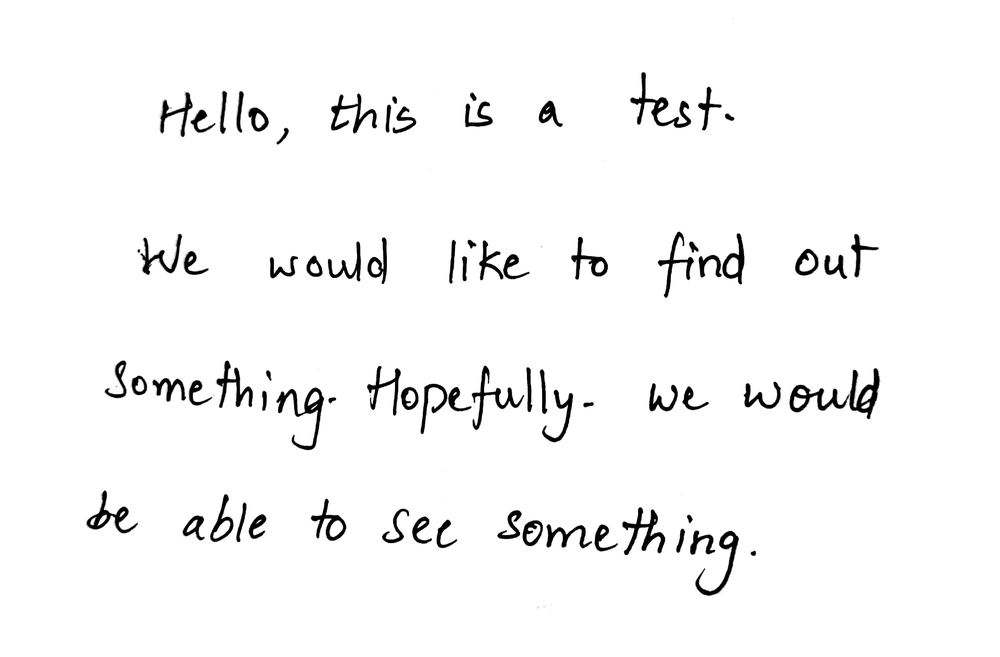
#> input picture automated_correction_module/anaghrao-99_sci101_Science.png, 1000 x 657 px, shrunk from 2448 x 1608 before the run; its folder holds only this picture in this run
$ python word_seg_try.py anaghrao-99_sci101_Science.png
#> lines starting #> are read from the running program, lines starting #| are printed output that depends on the picture; after the words box and inside, x2 and y2 are one past the last pixel; in counts of white or black regions, pixels touching at a corner belong together
#grayscale
import numpy as np
import cv2

import imutils
from imutils import contours

import sys
import subprocess
import os
from pathlib import Path

filename_input = sys.argv[1]

def erode_image(filename):

    img = cv2.imread(filename, cv2.IMREAD_GRAYSCALE)

    # increase contrast
    pxmin = np.min(img)
    pxmax = np.max(img)
    imgContrast = (img - pxmin) / (pxmax - pxmin) * 255

    # increase line width
    kernel = np.ones((4, 4), np.uint8)
    imgMorph = cv2.erode(imgContrast, kernel, iterations = 2)

    # write
    cv2.imwrite(filename, imgMorph)


def get_contour_precedence(contour, cols):
    origin = cv2.boundingRect(contour)
    return origin[1] * cols + origin[0]


image = cv2.imread(filename_input)
#> image is the input picture: shape (657, 1000, 3); min 0, max 255, mean 247.1

# image = cv2.imread(filename)


gray = cv2.cvtColor(image,cv2.COLOR_BGR2GRAY)
# cv2.imshow('gray',gray)
# cv2.waitKey(0)

#binary
ret,thresh = cv2.threshold(gray,127,255,cv2.THRESH_BINARY_INV)
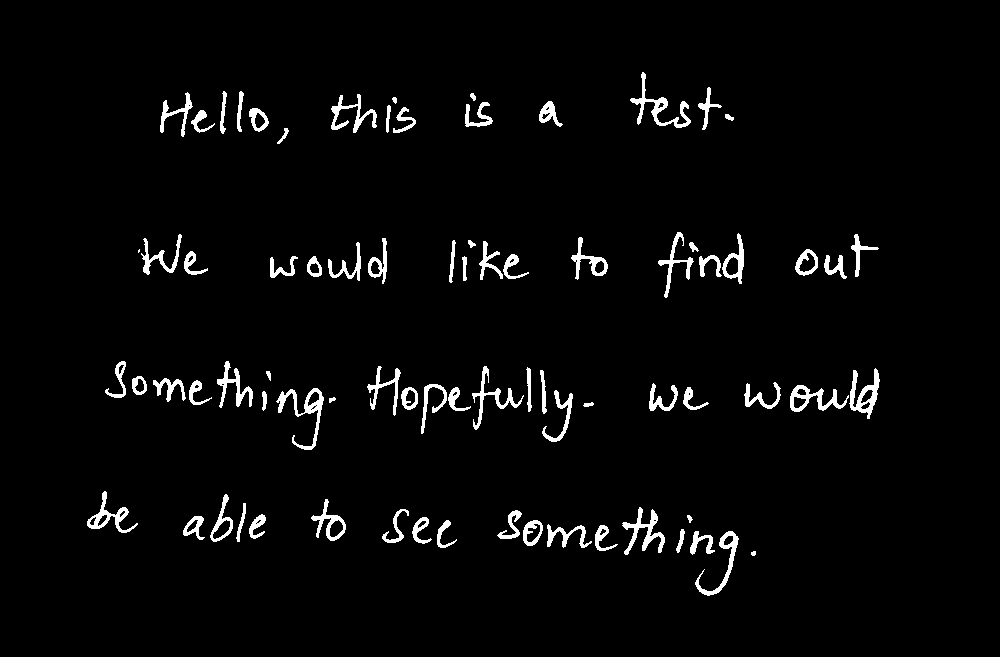
#> thresh: shape (657, 1000); 3.1% white; 78 white regions (1 under 20 px), largest, box (x1, y1, x2, y2) and area: (276, 388, 324, 450) 728, (630, 72, 691, 128) 710, (622, 507, 665, 555) 649


#dilation
kernel = np.ones((5, 100), np.uint8)


img_dilation = cv2.dilate(thresh, kernel, iterations=5)
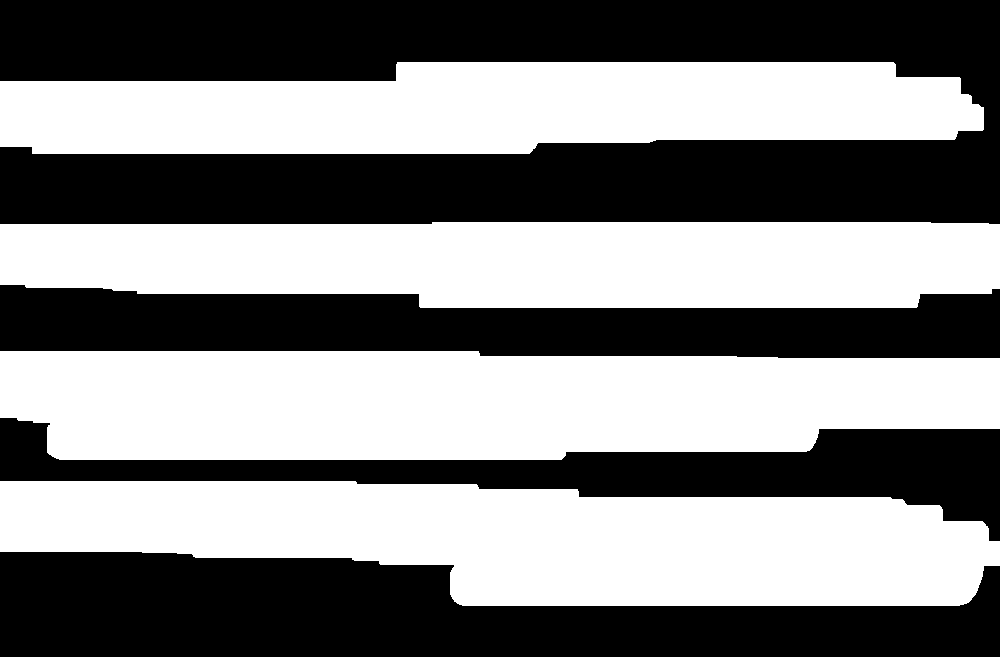
#> img_dilation: shape (657, 1000); 51.8% white; 4 black regions


#find contours im2
ctrs, hier = cv2.findContours(img_dilation.copy(), cv2.RETR_LIST, cv2.CHAIN_APPROX_SIMPLE)
#> ctrs = 4 contours; box (x1, y1, x2, y2) and area: (0, 351, 1000, 460) 95190, (0, 481, 1000, 606) 90972, (0, 222, 1000, 308) 76122, (0, 62, 984, 154) 73683


#sort contours
# sorted_ctrs = sorted(ctrs, key=lambda ctr:get_contour_precedence(ctr, img_dilation.shape[1]))
for ctr in ctrs :
	x, y, w, h = cv2.boundingRect(ctr)
#> this loop made 4 passes
#> (y, w, h) on passes 1 to 4: (481, 1000, 125), (351, 1000, 109), (222, 1000, 86), (62, 984, 92)


sorted_ctrs = sorted(ctrs, key=lambda ctr: get_contour_precedence(ctr, img_dilation.shape[1]))
#> sorted_ctrs has the same summary as ctrs

# sorted_ctrs = sorted(ctrs, key=lambda ctr: cv2.boundingRect(ctr)[0] + cv2.boundingRect(ctr)[1] * image.shape[1] )
path = os.path.abspath(os.getcwd()) + '/out_test/'
if(os.path.exists(path)):

    for f in Path(path).glob('*.png'):
        f.unlink()


for i, ctr in enumerate(sorted_ctrs):
    # Get bounding box

    x, y, w, h = cv2.boundingRect(ctr)

    # Getting ROI
    roi = image[y:y+h, x:x+w]

    # show ROI
    #print('segment no:' + str(i))
    # cv2.imshow('segment no:'+str(i),roi)
    string = 'out_test/'

    string+= str(i)
    string += '.png'
    # initial_directory = os.path.abspath(os.getcwd())

    cv2.imwrite(string, roi)
    # erode_image(string)
    # cv2.imshow(roi)
    cv2.rectangle( image,(x,y),( x + w, y + h ),(90,0,255),2)
#> this loop made 4 passes
#> (y, w, h, string) on passes 1 to 4: (62, 984, 92, 'out_test/0.png'), (222, 1000, 86, 'out_test/1.png'), (351, 1000, 109, 'out_test/2.png'), (481, 1000, 125, 'out_test/3.png')
#> pass 1, `roi = image[y:y+h, x:x+w]`:
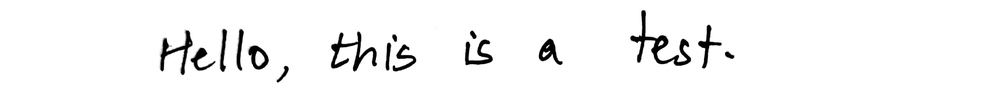
#> roi: shape (92, 984, 3); min 0, max 255, mean 244.8
#> pass 2, `roi = image[y:y+h, x:x+w]`:
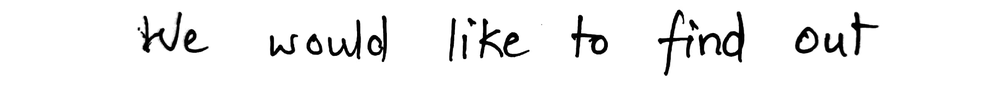
#> roi: shape (86, 1000, 3); min 0, max 255, mean 240.7
#> pass 3, `roi = image[y:y+h, x:x+w]`:
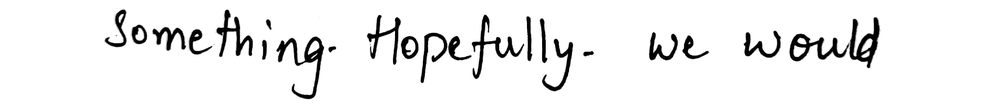
#> roi: shape (109, 1000, 3); min 0, max 255, mean 239.1
#> after the loop:
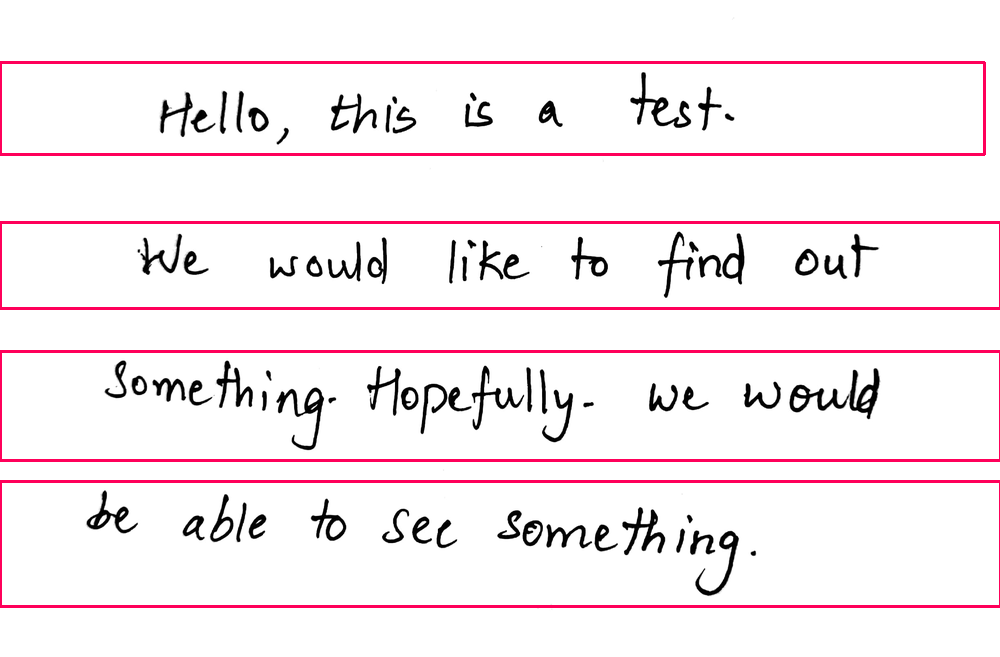
#> image: shape (657, 1000, 3); 3.85% of pixels changed, all inside (x1, y1, x2, y2) = (0, 61, 1000, 608)
    # cv2.waitKey(0)


# pipe = subprocess.check_call(["python", filename])

print("Splitting into lines is over")

$ run again, on automated_correction_module/mahimarao_sci101_Science.png
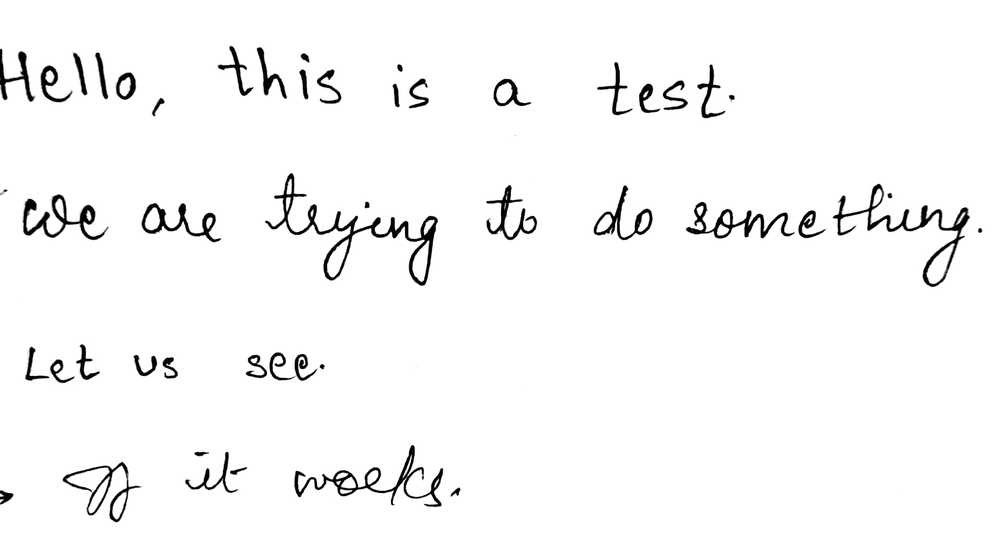
#> input picture automated_correction_module/mahimarao_sci101_Science.png, 1000 x 554 px, shrunk from 2080 x 1152 before the run
#> image is the input picture: shape (554, 1000, 3); min 0, max 255, mean 247.4
#> `ret,thresh = cv2.threshold(gray,127,255,cv2.THRESH_BINARY_INV)`:
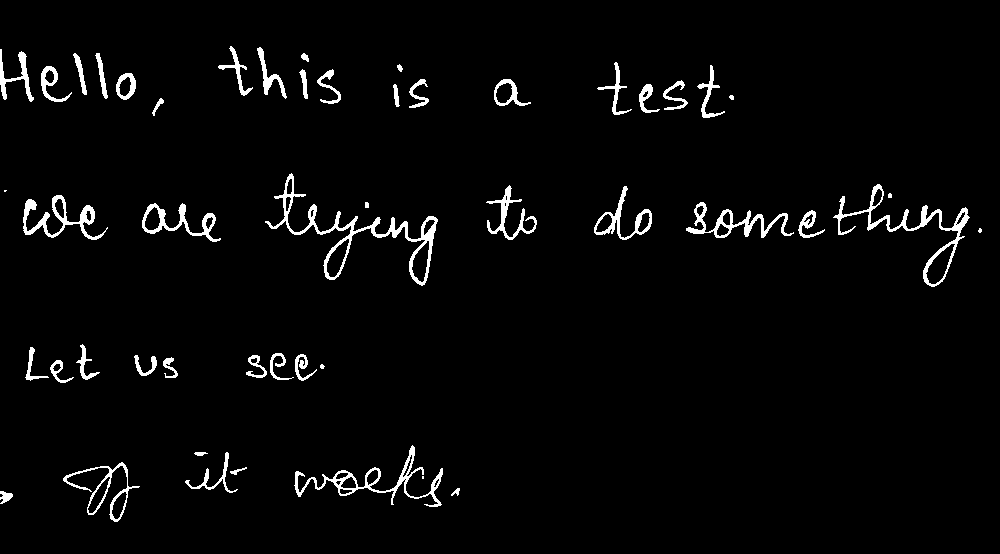
#> thresh: shape (554, 1000); 3% white; 49 white regions (5 under 20 px), largest, box (x1, y1, x2, y2) and area: (265, 173, 438, 286) 2168, (833, 184, 970, 287) 1573, (294, 445, 443, 507) 1324
#> img_dilation: shape (554, 1000); 53.6% white; 2 black regions
#> ctrs = 4 contours; box (x1, y1, x2, y2) and area: (0, 163, 1000, 297) 122311, (0, 36, 984, 128) 80237, (0, 435, 710, 532) 60275, (0, 334, 575, 393) 30242
#> the loop `for ctr in ctrs :` made 4 passes
#> (y, w, h) on passes 1 to 4: (435, 710, 97), (334, 575, 59), (163, 1000, 134), (36, 984, 92)
#> sorted_ctrs has the same summary as ctrs
#> the loop `for i, ctr in enumerate(sorted_ctrs):` made 4 passes
#> (y, w, h, string) on passes 1 to 4: (36, 984, 92, 'out_test/0.png'), (163, 1000, 134, 'out_test/1.png'), (334, 575, 59, 'out_test/2.png'), (435, 710, 97, 'out_test/3.png')
#> after the loop `for i, ctr in enumerate(sorted_ctrs):`:
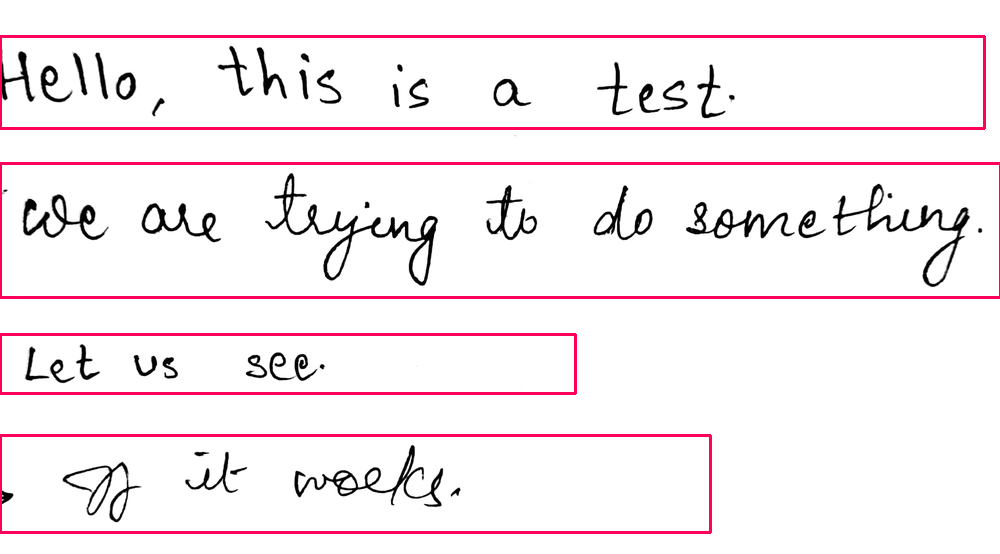
#> image: shape (554, 1000, 3); 3.83% of pixels changed, all inside (x1, y1, x2, y2) = (0, 35, 1000, 534)

$ run again, on automated_correction_module/student01_school011B_english.png
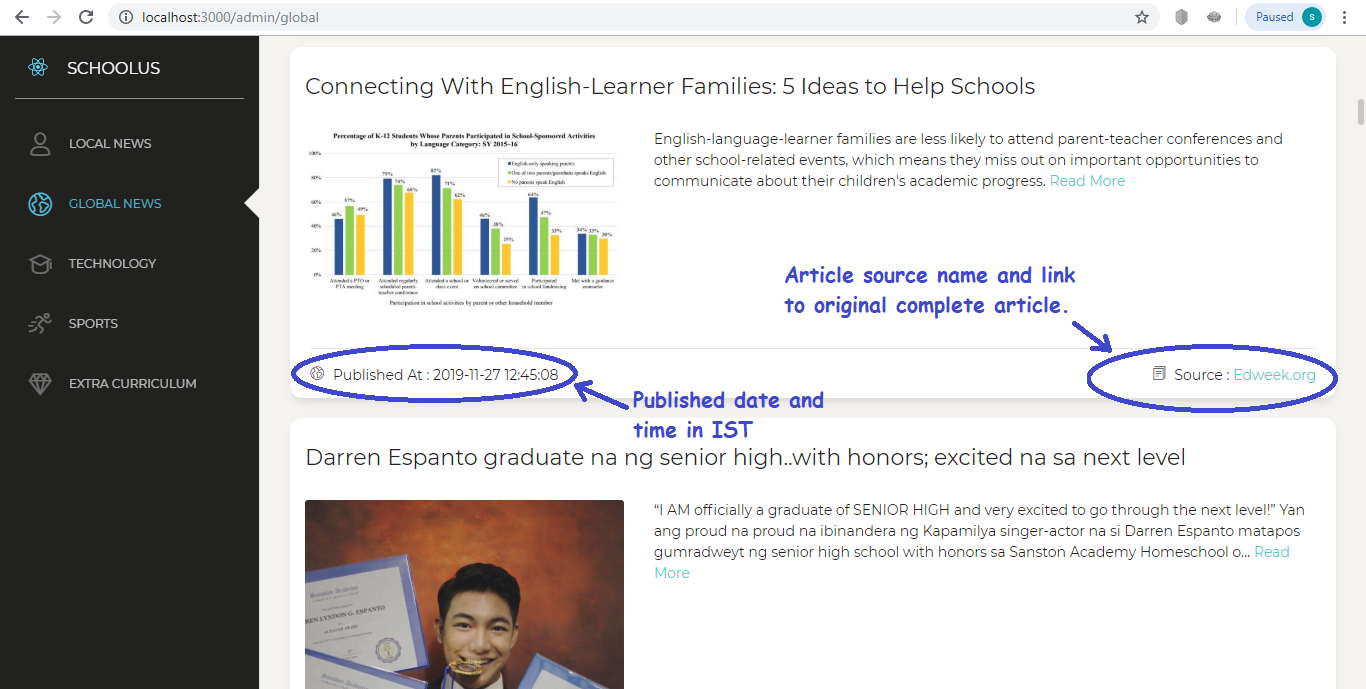
#> input picture automated_correction_module/student01_school011B_english.png, 1366 x 689 px
#> image is the input picture: shape (689, 1366, 3); mean B, G, R 196.6, 196.7, 198.4
#> `ret,thresh = cv2.threshold(gray,127,255,cv2.THRESH_BINARY_INV)`:
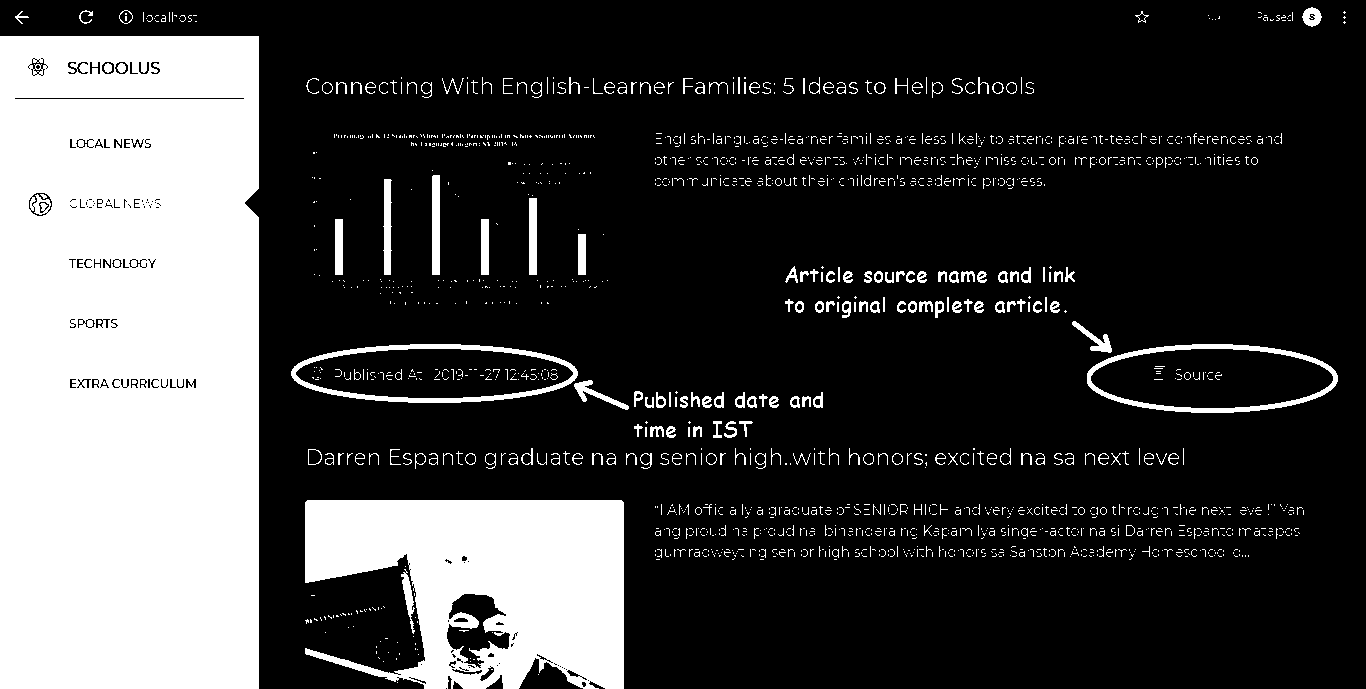
#> thresh: shape (689, 1366); 25.3% white; 1776 white regions (1563 under 20 px), largest, box (x1, y1, x2, y2) and area: (0, 36, 259, 689) 166600, (305, 500, 624, 689) 43929, (291, 344, 578, 403) 2947
#> img_dilation: shape (689, 1366); 81.4% white; 6 black regions
#> ctrs = 3 contours; box (x1, y1, x2, y2) and area: (0, 0, 1366, 689) 748828, (890, 0, 1366, 37) 16202, (508, 314, 846, 371) 4320
#> the loop `for ctr in ctrs :` made 3 passes
#> (x, y, w, h) on passes 1 to 3: (508, 314, 338, 57), (890, 0, 476, 37), (0, 0, 1366, 689)
#> sorted_ctrs has the same summary as ctrs
#> the loop `for i, ctr in enumerate(sorted_ctrs):` made 3 passes
#> (x, y, w, h, string) on passes 1 to 3: (0, 0, 1366, 689, 'out_test/0.png'), (890, 0, 476, 37, 'out_test/1.png'), (508, 314, 338, 57, 'out_test/2.png')
#> after the loop `for i, ctr in enumerate(sorted_ctrs):`:
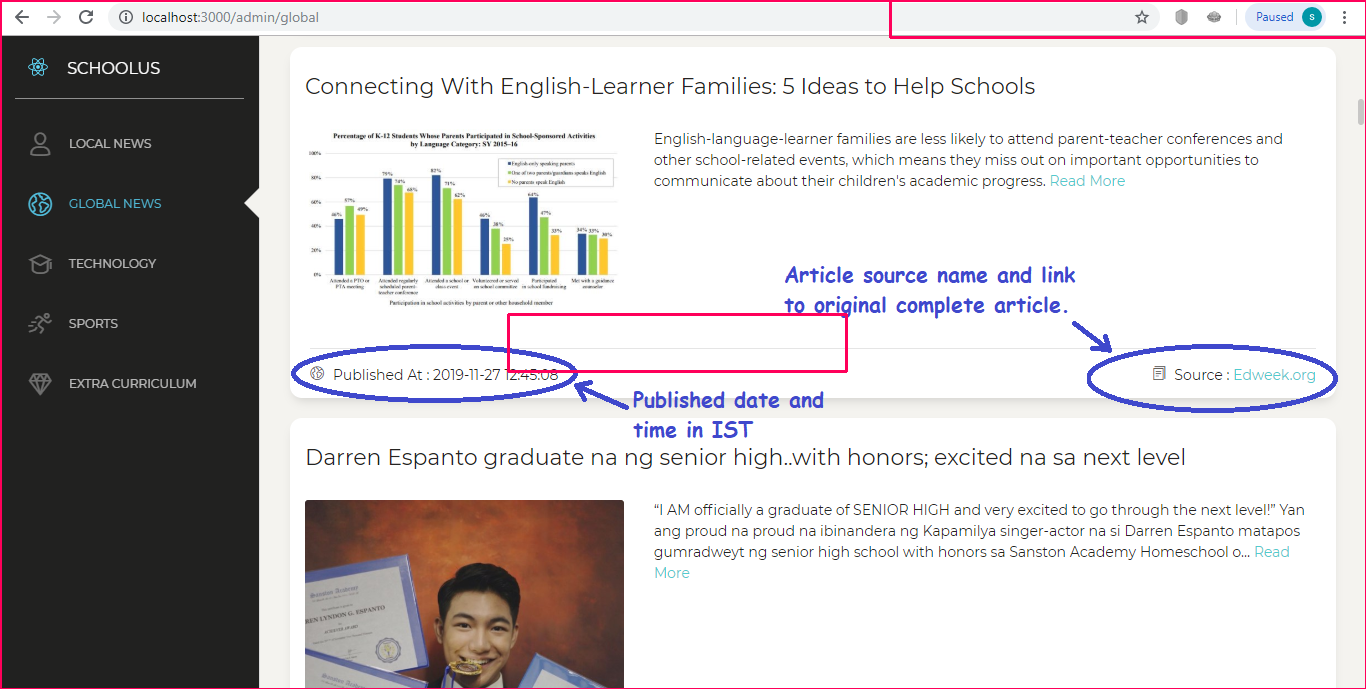
#> image: shape (689, 1366, 3); 1.07% of pixels changed, all inside (x1, y1, x2, y2) = (0, 0, 1366, 689)
